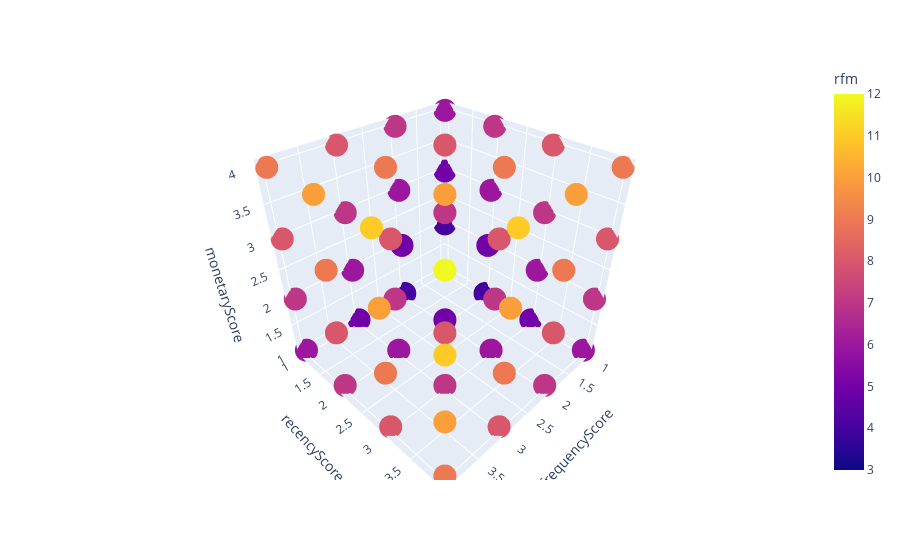

This figure's notebook cell:
### Code cell
fig = px.scatter_3d(groupedGal, x='frequencyScore', y='recencyScore', z='monetaryScore',
                   color = 'rfm')
fig.show()

### Figure 1 — Plotly figure (JSON) as saved in the notebook; plotly's stock layout.template omitted (floating-point values rounded to 4 significant figures; data arrays with more than 128 entries replaced by an {"elided": "..."} marker saying what was removed)
{"data": [{"hovertemplate": "frequencyScore=%{x}<br>recencyScore=%{y}<br>monetaryScore=%{z}<br>rfm=%{marker.color}<extra></extra>", "legendgroup": "", "marker": {"color": {"elided": "6000 int values"}, "coloraxis": "coloraxis", "symbol": "circle"}, "mode": "markers", "name": "", "scene": "scene", "showlegend": false, "type": "scatter3d", "x": {"elided": "6000 int values"}, "y": {"elided": "6000 int values"}, "z": {"elided": "6000 int values"}}], "layout": {"coloraxis": {"colorbar": {"title": {"text": "rfm"}}, "colorscale": [[0, "#0d0887"], [0.1111, "#46039f"], [0.2222, "#7201a8"], [0.3333, "#9c179e"], [0.4444, "#bd3786"], [0.5556, "#d8576b"], [0.6667, "#ed7953"], [0.7778, "#fb9f3a"], [0.8889, "#fdca26"], [1, "#f0f921"]]}, "legend": {"tracegroupgap": 0}, "margin": {"t": 60}, "scene": {"domain": {"x": [0, 1], "y": [0, 1]}, "xaxis": {"title": {"text": "frequencyScore"}}, "yaxis": {"title": {"text": "recencyScore"}}, "zaxis": {"title": {"text": "monetaryScore"}}}}}
